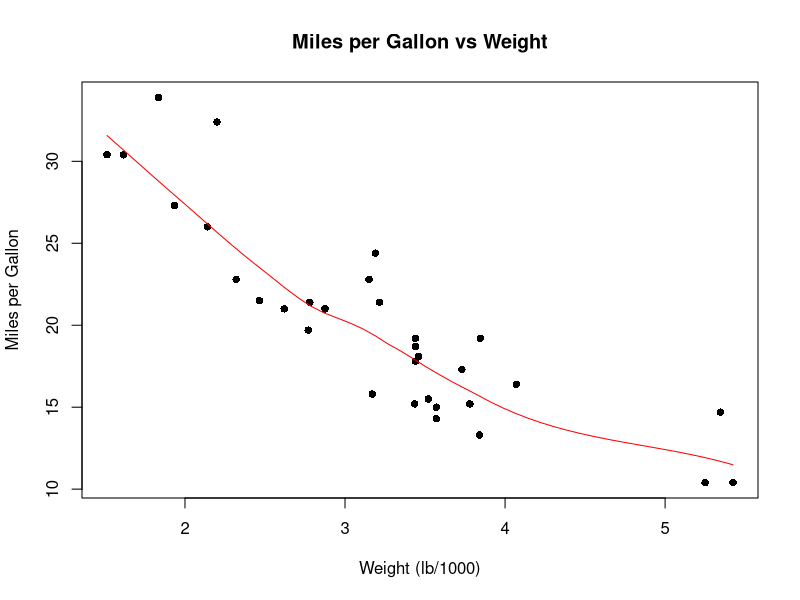
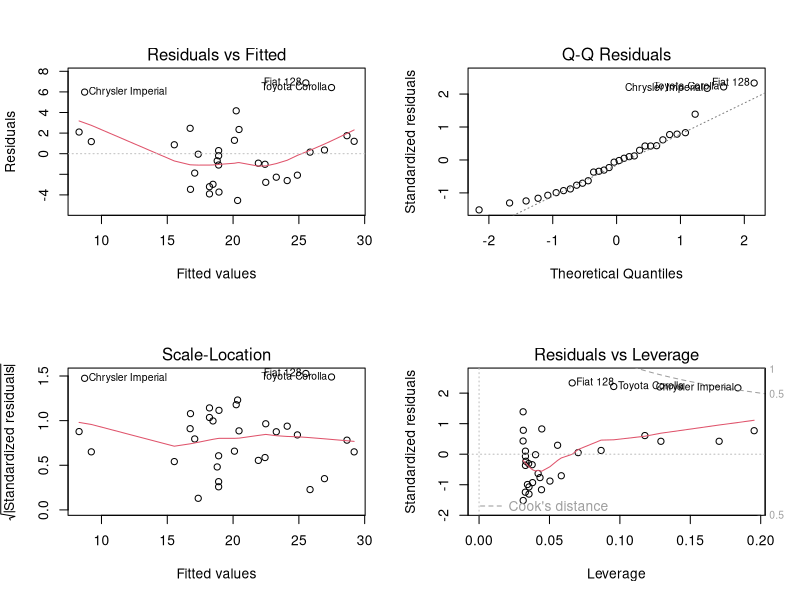
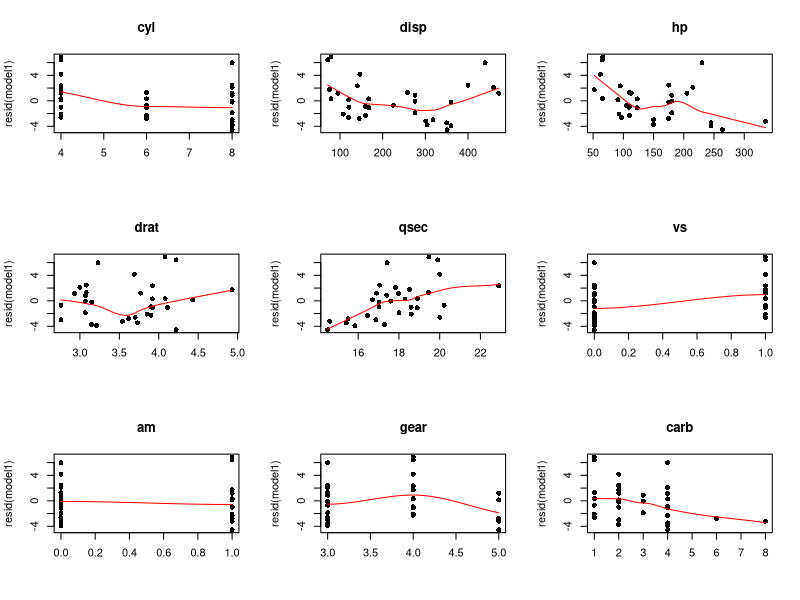
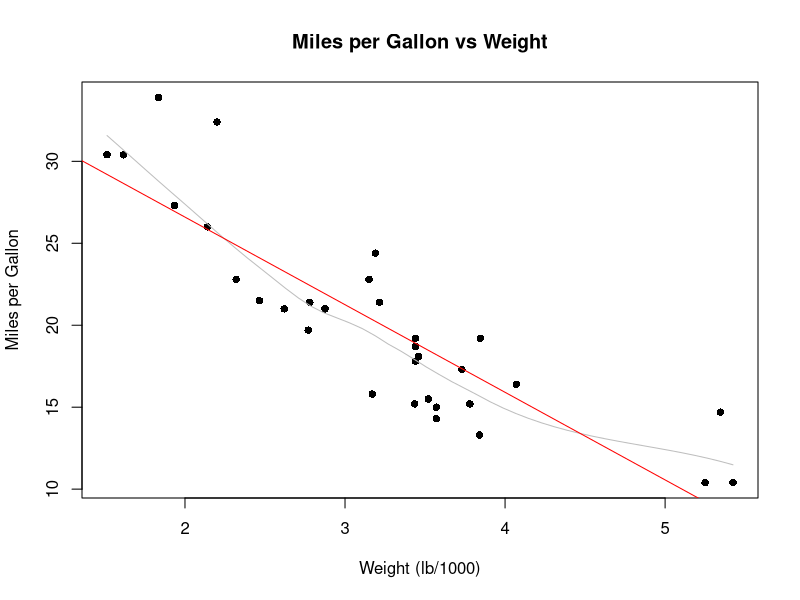
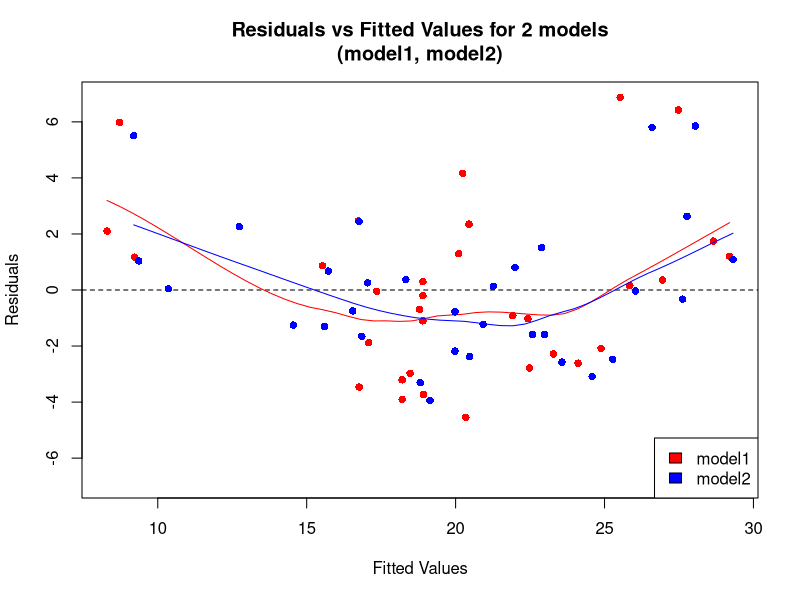
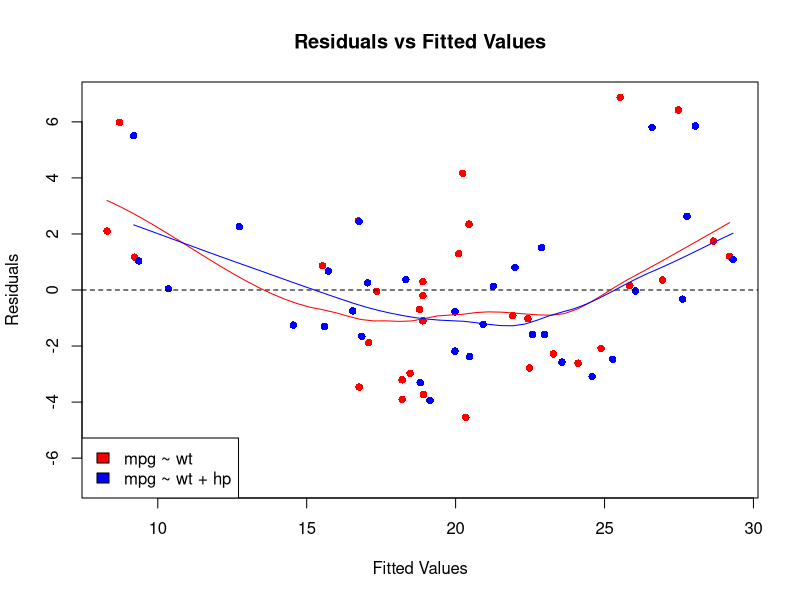
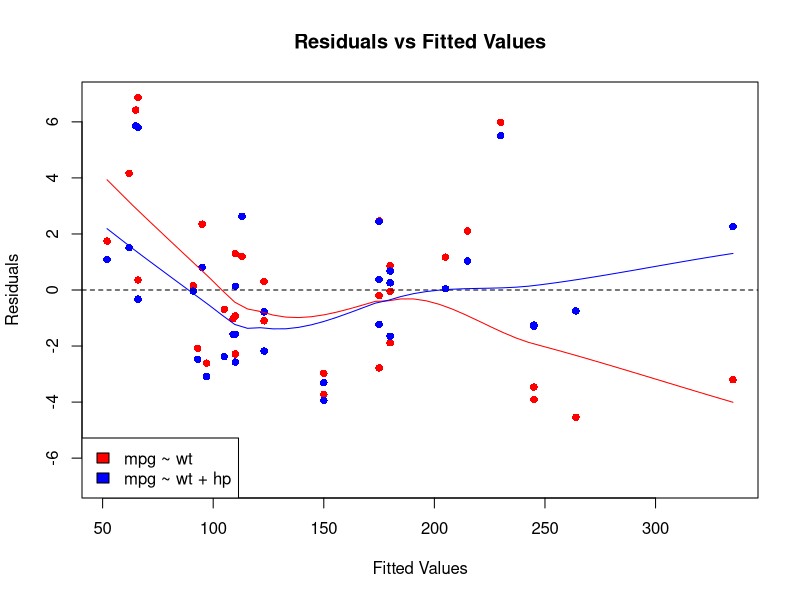
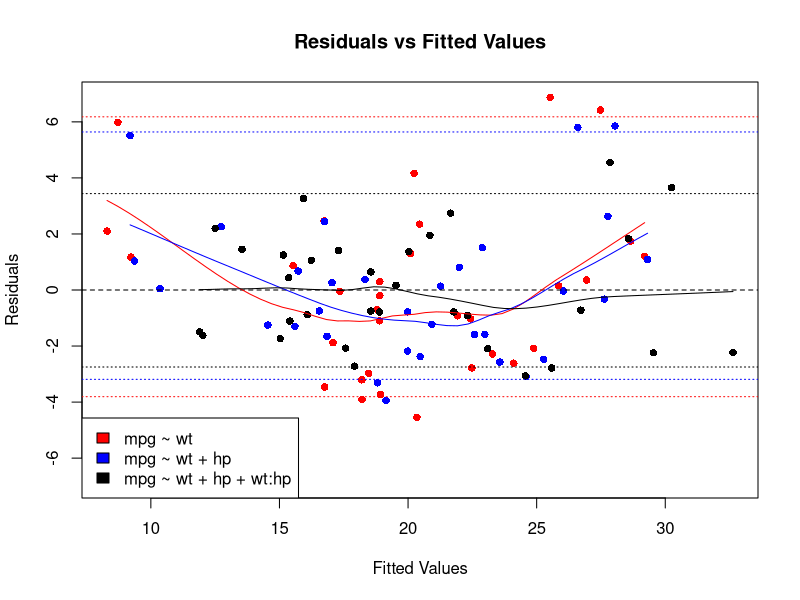

Recreate these plots in R, in order.
tiff("16fig01.tif")
plot(mtcars$wt, mtcars$mpg, main = "Miles per Gallon vs Weight",
     xlab = "Weight (lb/1000)", ylab = "Miles per Gallon", pch = 16)
lines(loess.smooth(mtcars$wt, mtcars$mpg), col = "red")
dev.off()

model1 <- lm(mpg ~ wt, data = mtcars)  # Fit the model
model1

summary(model1)  # Summary of the lm model

summary(model1, correlation = TRUE)  # Summary of the lm model

tiff("16fig02.tif")
par(mfrow = c(2, 2))   # Set up a 2x2 Graph Page
plot(model1)           # Create diagnostic plots for model1
dev.off()

class(model1)   # The class of model1
is.list(model1) # Is model1 a list?
names(model1)   # The element names of model1

model1$coefficients               # Model Coefficients
quantile(model1$residuals,        # Specific quantiles of residuals
         probs = c(0.05, 0.5, 0.95))

coef(model1)           # Model coefficients
head(resid(model1))    # Fitted Values
head(fitted(model1))   # Residuals (observed - fitted)


tiff("16fig03.tif")
whichVars <- setdiff(names(mtcars), c("wt", "mpg")) # Other variables in mtcars
par(mfrow = c(3, 3))                                # Set plot layout
for (V in whichVars) {                              # Loop through create scatter plots
  plot(mtcars[[V]], resid(model1), main = V, xlab ="", pch = 16)
  lines(loess.smooth(mtcars[[V]], resid(model1)), col = "red")
}
dev.off()

sModel1 <- summary(model1)   # Summary of model1
class(sModel1)               # Class of summary object
is.list(sModel1)             # Is it a list?
names(sModel1)               # Element names
sModel1$adj.r.squared        # Adjusted R Squared
sModel1$sigma^2              # Estimate variance

tiff("16fig04.tif")
plot(mtcars$wt, mtcars$mpg, main = "Miles per Gallon vs Weight",
     xlab = "Weight (lb/1000)", ylab = "Miles per Gallon", pch = 16)
lines(loess.smooth(mtcars$wt, mtcars$mpg), col = "grey")
abline(model1, col = "red")
dev.off()

head(predict(model1))  # Model Predictions using model1
head(fitted(model1))   # Fitted Values of model1

wtDf <- data.frame(wt = 1:6)                         # Independant Variables
predVals <- predict(model1, newdata = wtDf)          # Make predictions using model1
data.frame(wt = wtDf$wt, Pred = round(predVals, 1))  # Form as data frame

model2 <- lm(mpg ~ wt + hp, data = mtcars)  # Fit new model
summary(model2)                             # Summary of model

model2 <- update(model1, mpg ~ wt + hp)      # Create model2 based on model1
model2

tiff("16fig05.tif")
resFitPlots <- function(..., smooth = TRUE, hRef = TRUE, 
  symm = TRUE, cols = c("red", "blue", "grey", sample(colors()))) 
{
  N <- length(inMods <- list(...))       # Capture list of model inputs
  resList <- lapply(inMods, resid)       # Extract residuals
  fitList <- lapply(inMods, fitted)      # Extract fitted values
  resRange <- do.call("range", resList)  # Calculate range of residuals
  fitRange <- do.call("range", fitList)  # Calculate range of fitted values
  modLabs <- sapply(match.call(expand.dots = F)$..., as.character)  # Model Labels
  if (symm) resRange <- c(-1, 1) * max(abs(resRange))               # Symmetric Y Axis
  
  # Create plot title
  modTitles <- paste0(modLabs, collapse=", ")
  theTitle <- paste0("Residuals vs Fitted Values for ", N, " models\n(", modTitles, ")")

  # Create empty plot with correct limits and labels
  plot(fitList[[1]], resList[[1]], xlim = fitRange, ylim = resRange, 
    xlab = "Fitted Values", ylab = "Residuals", type = "n", main = theTitle)
  if (hRef) abline(h = 0, lty = 2)       # Add reference line at zero
  
  # Iteratively add points to the plot
  for (i in 1:N) {
    points(fitList[[i]], resList[[i]], col = cols[i], pch = 16)      
    if (smooth) lines(loess.smooth(fitList[[i]], resList[[i]]), col = cols[i])
  }
  legend("bottomright", modLabs, fill = cols[1:N])  # Add a legend

  invisible(inMods)                      # Invisibly return list of models
}
resFitPlots(model1, model2)
dev.off()


tiff("16fig05.tif")

# Extract elements
res1 <- resid(model1); fit1 <- fitted(model1)
res2 <- resid(model2); fit2 <- fitted(model2)

# Calculate axis range
resRange <- c(-1, 1) * max(abs(res1), abs(res2))
fitRange <- range(fit1, fit2)

# Create plot for model1 > add points for model2
plot(fit1, res1, xlim = fitRange, ylim = resRange,
  col = "red", pch = 16, main = "Residuals vs Fitted Values",
  xlab = "Fitted Values", ylab = "Residuals")
points(fit2, res2, col = "blue", pch = 16)

# Add reference and smooth lines
abline(h = 0, lty = 2)
lines(loess.smooth(fit1, res1), col = "red")
lines(loess.smooth(fit2, res2), col = "blue")
legend("bottomleft", c("mpg ~ wt", "mpg ~ wt + hp"), fill = c("red", "blue"))
dev.off()

tiff("16fig06.tif")
# Create plot for model1 > add points for model2
plot(mtcars$hp, res1, ylim = resRange,
     col = "red", pch = 16, main = "Residuals vs Fitted Values",
     xlab = "Fitted Values", ylab = "Residuals")
points(mtcars$hp, res2, col = "blue", pch = 16)

# Add reference and smooth lines
abline(h = 0, lty = 2)
lines(loess.smooth(mtcars$hp, res1, span = .8), col = "red")
lines(loess.smooth(mtcars$hp, res2, span = .8), col = "blue")
legend("bottomleft", c("mpg ~ wt", "mpg ~ wt + hp"), fill = c("red", "blue"))
dev.off()

anova(model1, model2)

model3 <- update(model2,. ~ . + wt:hp)
summary(model3)

tiff("16fig07.tif")

# Extract elements for model 3
res3 <- resid(model3)
fit3 <- fitted(model3)

# Calculate axis range
resRange <- c(-1, 1) * max(resRange, abs(res3))
fitRange <- range(fitRange, fit3)

# Create plot for model1 > add points for model2
plot(fit1, res1, xlim = fitRange, ylim = resRange,
     col = "red", pch = 16, main = "Residuals vs Fitted Values",
     xlab = "Fitted Values", ylab = "Residuals")
points(fit2, res2, col = "blue", pch = 16)
points(fit3, res3, col = "black", pch = 16)

# Add reference and smooth lines
abline(h = 0, lty = 2)
lines(loess.smooth(fit1, res1), col = "red")
lines(loess.smooth(fit2, res2), col = "blue")
lines(loess.smooth(fit3, res3), col = "black")

# Add 5% and 95% refernence lines for each model
refFun <- function(res, col) abline(h = quantile(res, c(.05, .95)), col = col, lty = 3)
refFun(res1, "red"); refFun(res2, "blue"); refFun(res3, "black")
legend("bottomleft", c("mpg ~ wt", "mpg ~ wt + hp", "mpg ~ wt + hp + wt:hp"), 
  fill = c("red", "blue", "black"))
dev.off()


tiff("16fig08.tif")

par(mfrow = c(1, 3))
plot(factor(mtcars$vs), resid(model3),  col = "red",
  xlab = "0 = Straight Engine \ 1 = 'V Engine'", ylab = "Residuals", 
  main = "Residuals versus\n'V Engine' Flag")
plot(factor(mtcars$am), resid(model3), col = "red",
  xlab = "0 = Automatic \ 1 = Manual", ylab = "Residuals", 
  main = "Residuals versus\nTransmission Type")
plot(factor(mtcars$cyl), resid(model3), col = "red",
  xlab = "Number of Cylinders", ylab = "Residuals", 
  main = "Residuals versus\nNumber of Cylinders")

dev.off()

model4 <- update(model3, . ~ . + factor(cyl))
summary(model4)

tiff("16fig09.tif")

plot(factor(mtcars$cyl), mtcars$hp, col = "red",
     xlab = "Number of Cylinders", ylab = "Gross Horsepower",
     main = "Gross Horsepower vs Number of Cylinders")
dev.off()

graphics.off()


summary(mtcars$mpg)           # Summary of a numeric vector
summary(factor(mtcars$cyl))   # Summary of a factor vector
summary(mtcars[,1:4])         # Summary of a factor vector
summary(model3)               # Summary of a linear model

cylFactor <- factor(mtcars$cyl)
class(cylFactor)
summary(cylFactor)
summary.factor(cylFactor)


class(model1)
class(model2)
class(model3)
class(model4)

tiff("16fig10.tif")

par(mfrow = c(1, 2))
plot(mtcars$wt, mtcars$mpg, pch = 16, xlab = "Weight (lb/1000)",
     ylab = "Miles per Gallon", main = "MPG Gallon versus Weight")
lines(loess.smooth(mtcars$wt, mtcars$mpg), col = "red")
plot(mtcars$wt, log(mtcars$mpg), pch = 16, xlab = "Weight (lb/1000)",
     ylab = "log(Miles per Gallon)", main = "Logged MPG versus Weight")
lines(loess.smooth(mtcars$wt, log(mtcars$mpg)), col = "red")
dev.off()

tiff("16fig11.tif")
lmodel1 <- lm(log(mpg) ~ wt, data = mtcars)
summary(lmodel1)
par(mfrow = c(2, 2))
plot(lmodel1)
dev.off()


tiff("16fig12.tif")

plot(mtcars$wt, mtcars$mpg, pch = 16, xlab = "Weight (lb/1000)",
     ylab = "Miles per Gallon", main = "MPG Gallon versus Weight")
abline(model1, col = "red")   # Add (straight) model line
wtVals <- seq(min(mtcars$wt), max(mtcars$wt), length = 50)
predVals <- predict(lmodel1, newdata = data.frame(wt = wtVals))
lines( wtVals, exp(predVals), col = "blue")
legend("topright", c("mpg ~ wt", "log(mpg) ~ wt"), fill = c("red", "blue"))
dev.off()

contr.treatment(3) # Treatment contrasts: Baseline is first level
contr.SAS(3)       # SAS contrasts: Baseline is last level
contr.sum(3)       # Sum contrasts: Sum to zero
